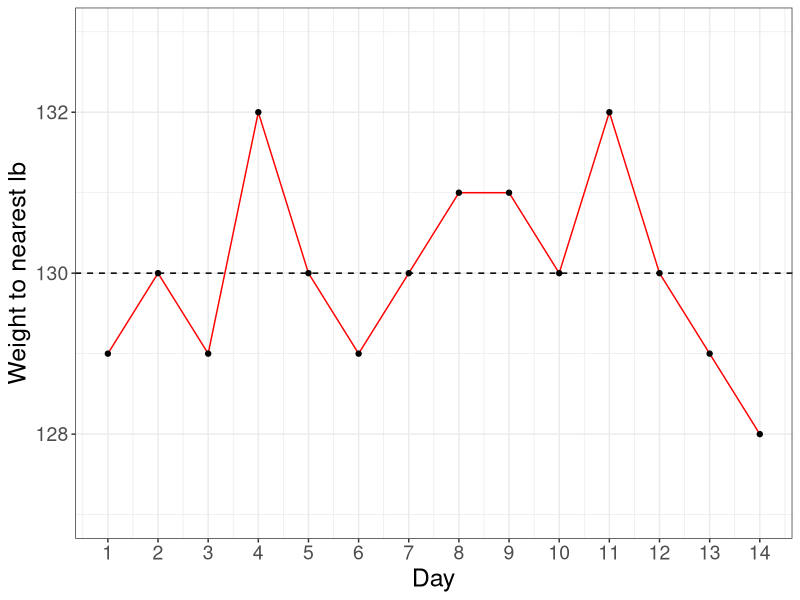
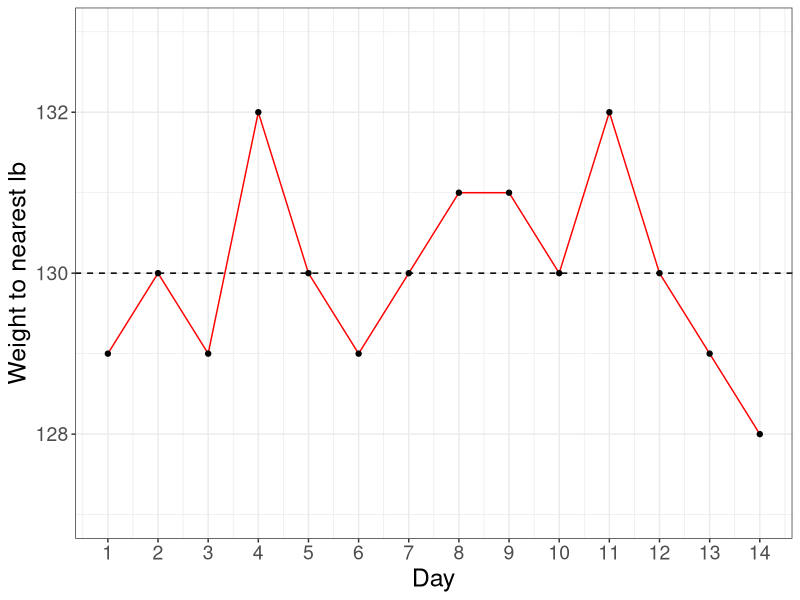

Recreate these plots in R, in order. (Note: this script raises an error after producing the figures.)
## ---- chunk 1


require(ggplot2)
require(tidyverse)
library(kableExtra)
library(knitr)

## these settings taken from Modern Dive
options(scipen = 99, digits = 3, warnings=F)
#devtools::install_github("crsh/citr")#see https://github.com/crsh/citr

#nb to preview this chapter, preview_chapter("01-intro.Rmd")
# for whole book: render_book("index.Rmd")
## ---- chunk 2
set.seed(1)  #ensure consistent output
bwversion = 2  #1=blackwhite; #2=coloured - NB here colour is just decorative
colorchoice = 'slategray'
myfolder = 'images_bw'
if(bwversion==2){
  colorchoice<-'red'
  myfolder <-'images_colour'}
df <- data.frame(Day=1:14,
                 Weight.lbs=rnorm(14,mean=130,sd=1))
p <- ggplot(data=df, aes(x=Day, y=round(Weight.lbs,0), group=1)) +
  geom_line(color=colorchoice)+  #slategray for bw version and save in images_bw
  geom_hline(yintercept=130,linetype=2)+
  geom_point() +theme_bw()
 
p1<-p + scale_x_continuous(breaks=seq(1,14,1))
p2<- p1+ylim(c(127,133))
p3<-p2 +labs(y='Weight to nearest lb')+
  theme(axis.title = element_text(size = 18),axis.text=element_text(size=14)) 

 p3
 ggsave(paste0(myfolder,'/weightplot.png'),p3,scale = 1, width = 6, height = 3, units = c("in"), dpi = 300)

## ---- chunk 3
knitr::include_graphics("images/scales_man.jpeg")
## ---- chunk 4
set.seed(23)  #ensure consistent output
bwversion = 1  #1=blackwhite; #2=coloured - NB here colour is just decorative
colorchoice = 'gray'
myfolder = 'images_bw'
if(bwversion==2){
  colorchoice<-'red'
  myfolder <-'images_colour'}
df$wt2.lb <- .5*df$Weight.lbs+.5*rnorm(14,130,1) #outcome wt as function of baseline + noise
df2<-df[,1:3]
colnames(df2)<-c('Child','Wt1','Wt2')
df2$change<-df2$Wt1-df2$Wt2
df2$losewt<-2
df2$losewt[df2$change>0]<-1
#make longform version
a<-df2[,c(1:2,5)]
colnames(a)<-c('Child','Wt','LoseWt')
b<-df2[,c(1,3,5)]
colnames(b)<-colnames(a)
df3 <- rbind(a,b)
df3$Time<-c(rep(1,14),rep(2,14))
mycolour <- c('black',colorchoice)
p1 <- ggplot(data=df3, aes(x=Time, y=Wt, group=Child,col=mycolour[LoseWt])) +
  geom_line() + geom_point() +theme_bw() + scale_x_continuous(breaks=c(1,2)) + theme(legend.position = "none") + scale_color_manual(values=c("black", colorchoice))
### NOTE: unless we require this image externally for publisher or otherwise, we do not need to save it to file to build the book. You can simply refer to the ggplot directly, in this case either 'p1' or 'print(p1)'.
# figfilename <- paste0('weightplot2.jpg')
# ggsave(figfilename, p1, 
#   scale = 1, width = 6, height = 3, units = c("in"),
#   dpi = 300)
p3 <- p1 +labs(y='Weight in lb')+
    theme(axis.title = element_text(size = 18),axis.text=element_text(size=14)) 
p3
 ggsave(paste0(myfolder,'/weightplot2.png'),p3,scale = 1, width = 6, height = 3, units = c("in"), dpi = 300)
